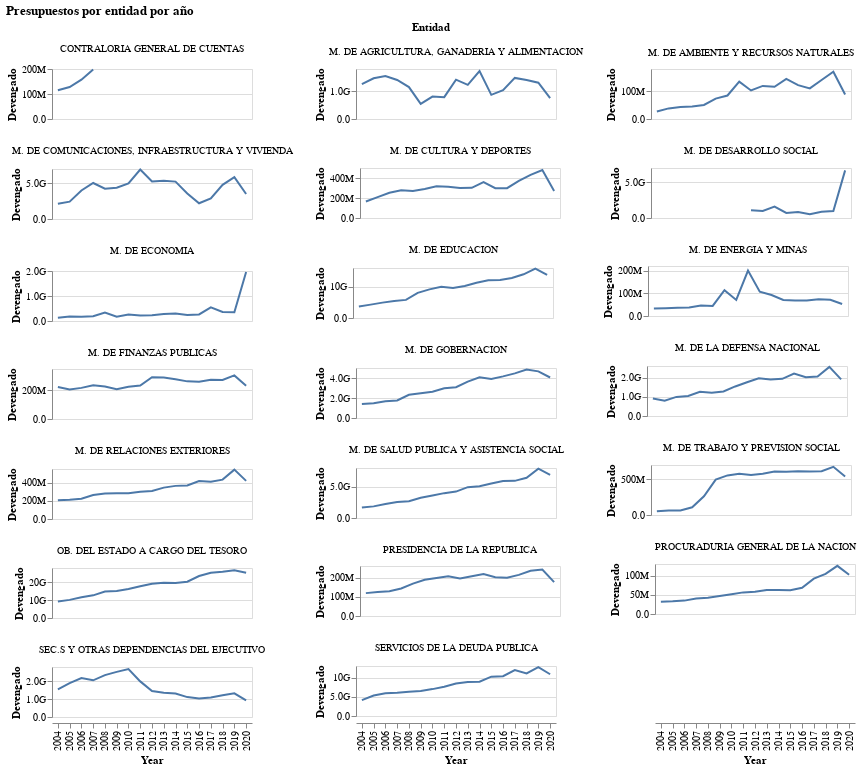

The code cell stored with this chart in its notebook:
### Code cell
campo = "Devengado"
altair.Chart.from_dict(
{
  "$schema": "https://vega.github.io/schema/vega-lite/v4.json",
  "description": "Chart",
  "data": {
      "values":  plotdata
  },
          "mark": {"type": "line", "tooltip": True},
          "encoding": {
              "facet": {"field": "Entidad", "type": "ordinal", "columns": 3},
            "y": {
              "field": campo, 
              "type": "quantitative",
                "axis": {"format": ".2s", "title": campo}
            },
            "x": {"field": "Year", "type": "nominal"},
            "tooltip": [
              {"field": campo, "type": "quantitative", "title": campo, "format": ".2s"},
              {"field": "Entidad", "type": "nominal", "title": "Entidad"},
            ],

          },
  "width": 200, "height": 50,
  "resolve": {
      "axis": {"y": "independent"},
      "scale": {"y": "independent"},
  },
    "title": "Presupuestos por entidad por año"

})

### Figure 1 — Vega-Lite specification as saved in the notebook (floating-point values rounded to 4 significant figures; data arrays with more than 128 entries replaced by an {"elided": "..."} marker saying what was removed)
{"config": {"view": {"continuousWidth": 400, "continuousHeight": 300}}, "data": {"name": "data-0ac45c04c2d97bcb04ae0d102a862b7e"}, "mark": {"type": "line", "tooltip": true}, "description": "Chart", "encoding": {"facet": {"type": "ordinal", "columns": 3, "field": "Entidad"}, "tooltip": [{"type": "quantitative", "field": "Devengado", "format": ".2s", "title": "Devengado"}, {"type": "nominal", "field": "Entidad", "title": "Entidad"}], "x": {"type": "nominal", "field": "Year"}, "y": {"type": "quantitative", "axis": {"format": ".2s", "title": "Devengado"}, "field": "Devengado"}}, "height": 50, "resolve": {"axis": {"y": "independent"}, "scale": {"y": "independent"}}, "title": "Presupuestos por entidad por año", "width": 200, "$schema": "https://vega.github.io/schema/vega-lite/v4.json", "datasets": {"data-0ac45c04c2d97bcb04ae0d102a862b7e": {"elided": "319 records"}}}
